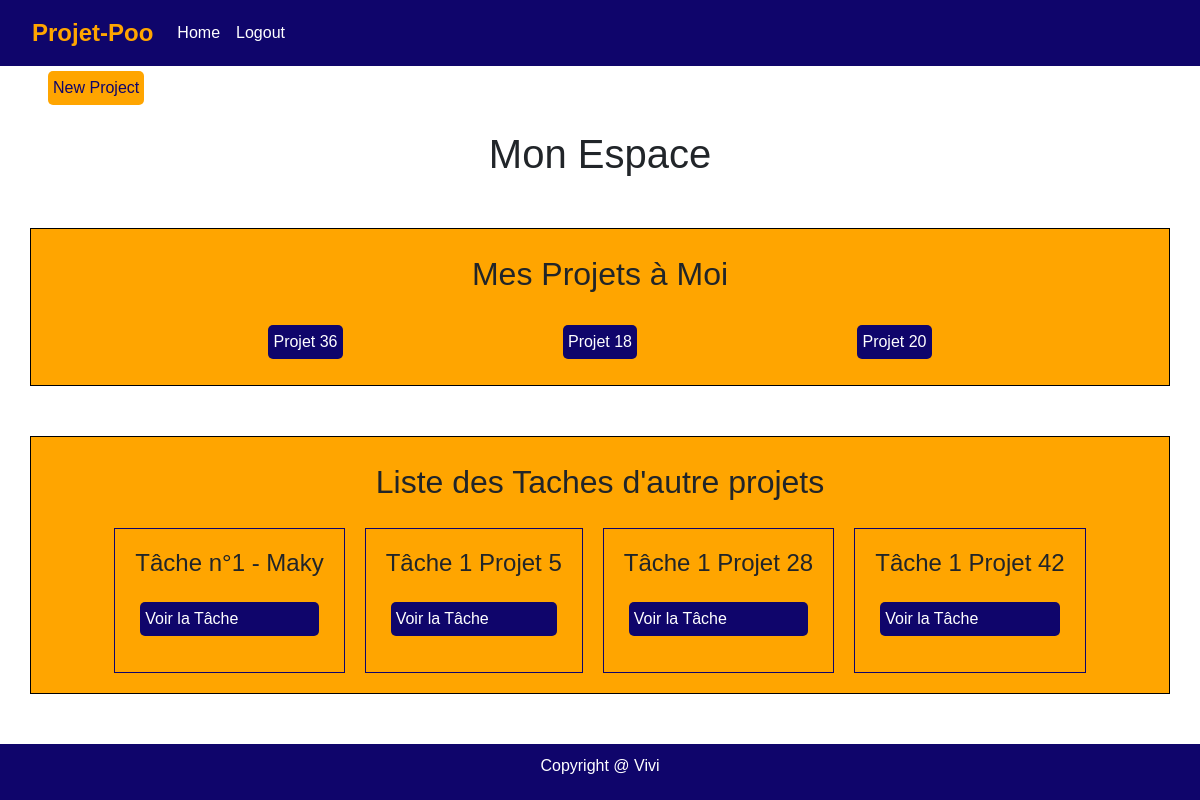
Page /?controller=user&method=index (signed in) on the committed database.
### tables this page shows
CREATE TABLE `projects` (
  `id` int(11) NOT NULL,
  `title` varchar(150) DEFAULT NULL,
  `content` text DEFAULT NULL,
  `id_user` int(11) NOT NULL,
  `created_At` datetime DEFAULT current_timestamp()
);

CREATE TABLE `tasks` (
  `id` int(11) NOT NULL,
  `title` varchar(250) DEFAULT NULL,
  `content` text DEFAULT NULL,
  `id_status` int(11) NOT NULL,
  `id_priority` int(11) NOT NULL,
  `id_user` int(11) NOT NULL,
  `id_project` int(11) NOT NULL,
  `created_At` datetime DEFAULT current_timestamp()
);

### src/Kernel/Views.php (called while the page is built, shortened)
<?php
class Views
{
    private string $html;
    public function setHtml(string $html): self
    {
        $this->html = Config::VIEWS . $html;
        return $this;
    }
    public function render(array $vars, ?string $head = null,  ?string $header = null, ?string $html = null, ?string $footer = null)
    {
        include(dirname(__FILE__) . "/../" . $this->html);
    }
}

### src/Controller/User.php (called while the page is built, shortened)
<?php
class User extends AbstractController
{
    public function index()
    {
        $projects = Projects::getProjectUser($_SESSION['user']['id']);
        $tasks = Tasks::getTaskUser($_SESSION['user']['id']);
        $view = new Views();
        $view->setHead('head.html');
        $view->setHeader('header.html');
        $view->setHtml('User/index.php');
        $view->setFooter('footer.html');
        $view->render([
            'flash' => $this->getFlashMessage(),
            'title' => 'Mon Espace',
            'titlePage' => 'Mon Espace',
            'projects' => $projects,
            'tasks' => $tasks
        ]);
    }
}

### src/Kernel/Dispatcher.php (called while the page is built, shortened)
<?php
class Dispatcher {
    private $method;
    public function __construct()
    {
        $this->controller = Config::CONTROLLER. 'home';
        $this->method = 'index';
            if (isset($_GET['controller'])) {
                if(class_exists(Config::CONTROLLER.$_GET['controller'])) {
                    $this->controller = Config::CONTROLLER.$_GET['controller'];
                }
            }
            if (isset($_GET['method'])) {
                if (method_exists($this->controller, $_GET['method'])) {
                    $this->method = $_GET['method'];
                } else {
                    $this->controller = Config::CONTROLLER . 'Home';
                $this->method = 'index';
                }
            }
    }
    public function Dispatch() {
        $method = $this->method;
        $cont = new $this->controller;
        $cont->$method();
    }
}

### index.php (called while the page is built, shortened)
<?php
$dispatcher = new Dispatcher();
$dispatcher->Dispatch();

### src/Entity/Model.php (called while the page is built, shortened)
<?php
class Model  {
    protected static function getEntityName()
    {
        $classname = static::class;
        $tab = explode('\\', $classname);
        $entity = $tab[count($tab) - 1];
        return $entity;
    }
    protected static function getClassName()
    {
        return static::class;
    }
    protected static function Execute($sql, array $attributes =null)
    {
        $db = DataBase::getInstance();
        if($attributes !==null){
            $query = $db->prepare($sql);
            $query->execute($attributes);
            return $query;
        } else {
            return $db->query($sql);
        }
    }
    public static function getProjectUser(int $idUser)
    {
            $sql = "select * from " . self::getEntityName() . " where id_user=$idUser" ;
            $result = self::Execute($sql)->fetchAll(\PDO::FETCH_CLASS, self::getClassName());
            return $result;
    }
    public static function getTaskUser(int $idUser)
    {
        $sql = "select * from " . self::getEntityName() . " where id_user=$idUser";
        $result = self::Execute($sql)->fetchAll(\PDO::FETCH_CLASS, self::getClassName());
        return $result;
    }
}

### src/Entity/Projects.php (called while the page is built, shortened)
<?php
class Projects extends Model{
    private int $id;
    private string $title;
    public function getId(): int
    {
        return $this->id;
    }
    public function getTitle(): ?string
    {
        return $this->title;
    }
}

### src/Entity/Tasks.php (called while the page is built, shortened)
<?php
class Tasks extends Model {
    private int $id;
    private string $title;
    public function getId(): int
    {
        return $this->id;
    }
    public function getTitle(): ?string
    {
        return $this->title;
    }
}

### src/Views/User/index.php (the view)
<section>
    <a href="index.php?controller=project&method=createProject" class='backP mx-5'>New Project</a>
</section>
<main class="container">
    <h1 class="center titlePage"><?= $titlePage; ?></h1>
    <div class="row showBox">
        <div class="col ">
            <h2 class="center my-3">Mes Projets à Moi</h2>
            <div class="d-flex justify-content-evenly">
                <?php foreach ($projects as $project) : ?>
                    <a href="index.php?controller=project&method=index&id=<?php echo $project->getId() ?>" type="btn" class="btnProjectIndex my-3"><?= $project->getTitle() ?></a>
                <?php endforeach ?>
            </div>
        </div>
    </div>
    <div class="row showBox">
        <div class="col">
            <h2 class="center my-3">Liste des Taches d'autre projets</h2>
            <div class="gallery">
                <?php foreach ($tasks as $task) :  ?>
                    <div class="showTask">
                        <h4><?= $task->getTitle() ?></h4>
                        <a href="index.php?controller=task&method=index&id=<?php echo $task->getId() ?>" type="btn" class="btnProjectIndex my-3">Voir la Tâche</a>
                    </div>
                <?php endforeach ?>
            </div>
        </div>
    </div>
</main>

### asset/css/styles.css (style rules this page uses)
a { color: inherit; text-decoration: none; }
ul { list-style: none; }
html, body { margin: 0; padding: 0; height: 100%; font-family: Arial, sans-serif; }
main { flex: 1; }
footer { position: relative; bottom: 0; width: 100%; background-color: #333; color: #fff; padding: 10px; }
.showBox { border: solid #000 1px; padding: 10px; margin-top: 50px; background-color: #FFA500; }
.btnProjectIndex { background-color: #0f056b; color: #fff; border-radius: 5px; margin: 5px; padding: 5px; display: inline-block; text-decoration: none; transition: 0.6s; transition-property: background-color, color; }
.center { text-align: center; }
.titlePage { margin: 20px 0; }
.navbar { background-color: #0f056b; color: #FFA500; padding: 10px 0; display: flex; justify-content: space-between; align-items: center; }
.navbar .navbar-brand { font-size: 24px; font-weight: bold; text-decoration: none; color: #FFA500; margin-left: 20px; }
.navbar .nav-link { color: #fff; text-decoration: none; }
footer { background-color: #0f056b; color: white; text-align: center; padding: 10px 0; display: flex; flex-direction: column; margin-top: 50px; }
.backP { background-color: #FFA500; color: #0f056b; border-radius: 5px; margin: 5px; padding: 5px; display: inline-block; text-decoration: none; transition: 0.6s; transition-property: background-color, color; }
.gallery { display: flex; justify-content: center; flex-wrap: wrap; }
.showTask { border: solid 1px #0f056b; margin: 10px; padding: 20px; display: flex; flex-direction: column; }

### rows in the picture
projects: title "Projet 36"
projects: title "Projet 18"
projects: title "Projet 20"
tasks: title "Tâche n°1 - Maky"
tasks: title "Tâche 1 Projet 5"
tasks: title "Tâche 1 Projet 28"
tasks: title "Tâche 1 Projet 42"

### other values in the picture
$titlePage "Mon Espace"
